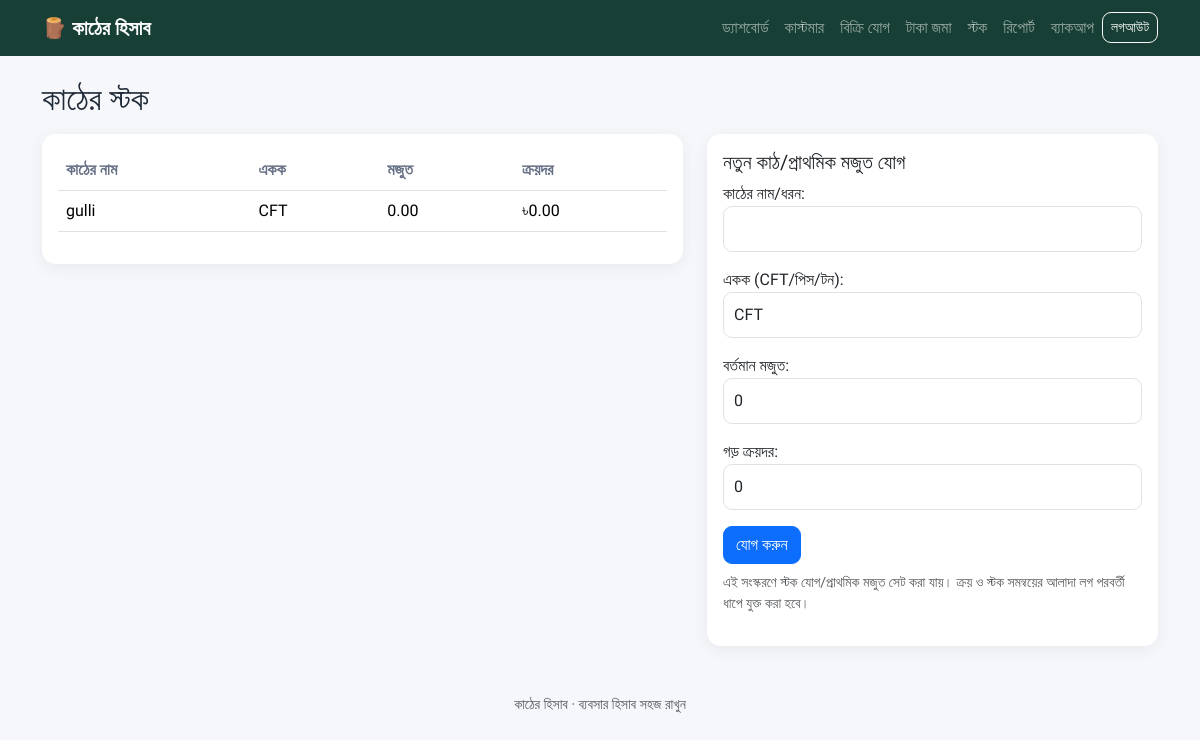
The page /stock/ (signed in) on the database its author committed.
### accounts/models.py (models this page shows, shortened)
class WoodType(models.Model):
    name = models.CharField("কাঠের নাম/ধরন", max_length=120, unique=True)
    unit = models.CharField("একক (CFT/পিস/টন)", max_length=20, default="CFT")
    quantity = models.DecimalField("বর্তমান মজুত", max_digits=12, decimal_places=2, default=0, validators=[MinValueValidator(0)])
    purchase_rate = models.DecimalField("গড় ক্রয়দর", max_digits=12, decimal_places=2, default=0, validators=[MinValueValidator(0)])
    updated_at = models.DateTimeField(auto_now=True)
    class Meta:
        ordering = ["name"]
        verbose_name = "কাঠের স্টক"
        verbose_name_plural = "কাঠের স্টক"

### accounts/views.py (the view)
# urls.py: path("stock/", views.stock_list, name="stock_list"),
@login_required
def stock_list(request):
    if request.method == "POST":
        form = WoodTypeForm(request.POST)
        if form.is_valid():
            form.save()
            messages.success(request, "কাঠের স্টক যোগ হয়েছে।")
            return redirect("stock_list")
    else:
        form = WoodTypeForm()
    return render(request, "accounts/stock.html", {"woods": WoodType.objects.all(), "form": form})

### accounts/forms.py
class WoodTypeForm(StyledForm):
    class Meta:
        model = WoodType
        fields = ["name", "unit", "quantity", "purchase_rate"]

### templates/accounts/stock.html
{% extends "base.html" %}{% block content %}<h2 class="mb-3">কাঠের স্টক</h2><div class="row g-4"><div class="col-lg-7"><div class="card p-3"><table class="table"><thead><tr><th>কাঠের নাম</th><th>একক</th><th>মজুত</th><th>ক্রয়দর</th></tr></thead><tbody>{% for w in woods %}<tr><td>{{ w.name }}</td><td>{{ w.unit }}</td><td>{{ w.quantity }}</td><td>৳{{ w.purchase_rate }}</td></tr>{% empty %}<tr><td colspan="4">স্টক নেই।</td></tr>{% endfor %}</tbody></table></div></div><div class="col-lg-5"><div class="card p-3"><h5>নতুন কাঠ/প্রাথমিক মজুত যোগ</h5><form method="post">{% csrf_token %}{{ form.as_p }}<button class="btn btn-primary">যোগ করুন</button></form><p class="small text-muted mt-2">এই সংস্করণে স্টক যোগ/প্রাথমিক মজুত সেট করা যায়। ক্রয় ও স্টক সমন্বয়ের আলাদা লগ পরবর্তী ধাপে যুক্ত করা হবে।</p></div></div></div>{% endblock %}

### static/style.css (style rules this page uses)
body { font-family:'Hind Siliguri',sans-serif;background:#f5f7fa;color:#1f2937 }
.card { border:0;border-radius:14px;box-shadow:0 4px 18px rgba(20,40,30,.06) }
.table th { color:#667085;font-weight:600;white-space:nowrap }
.table td { vertical-align:middle }
.form-control,select { padding:10px;border-radius:9px }
.btn { border-radius:9px }

### rows shown on the page
WoodType: name "gulli", unit "CFT", quantity "0.00", purchase_rate "0.00"
